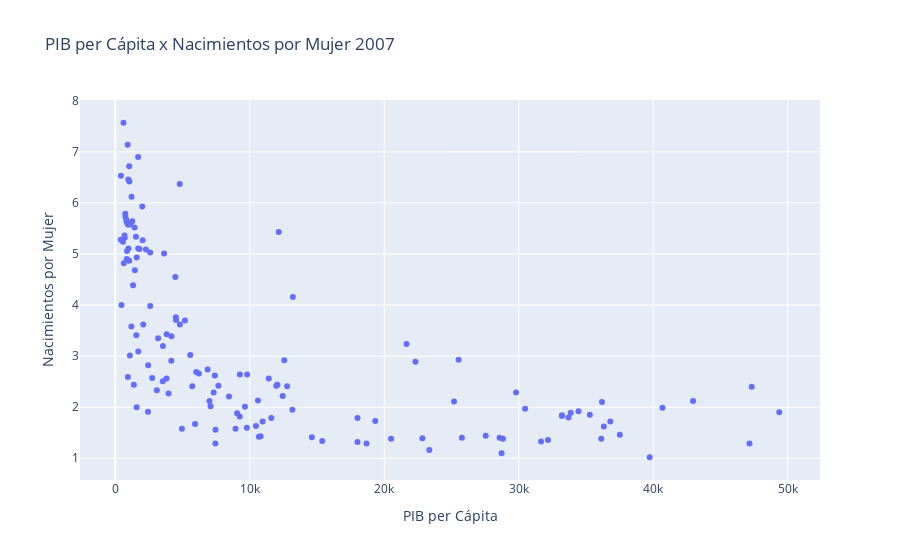

Write notebook code for a chart like this one.
### Code cell
fig = go.Figure(data=go.Scatter(x=selected_columns["gdpPercap"], y=selected_columns["bornPerwom"], mode='markers'))
fig.update_layout(title="PIB per Cápita x Nacimientos por Mujer 2007",
                  xaxis_title="PIB per Cápita",
                  yaxis_title="Nacimientos por Mujer")
fig.show()

### Figure 1 — Plotly figure (JSON) as saved in the notebook; plotly's stock layout.template omitted (floating-point values rounded to 4 significant figures; data arrays with more than 128 entries replaced by an {"elided": "..."} marker saying what was removed)
{"data": [{"mode": "markers", "type": "scatter", "x": {"elided": "140 float values"}, "y": {"elided": "140 float values"}}], "layout": {"title": {"text": "PIB per Cápita x Nacimientos por Mujer 2007"}, "xaxis": {"title": {"text": "PIB per Cápita"}}, "yaxis": {"title": {"text": "Nacimientos por Mujer"}}}}
